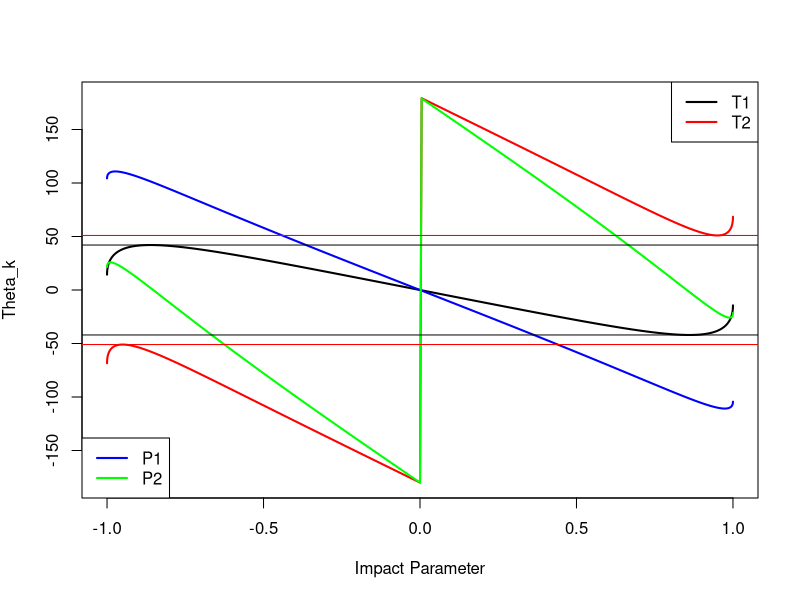
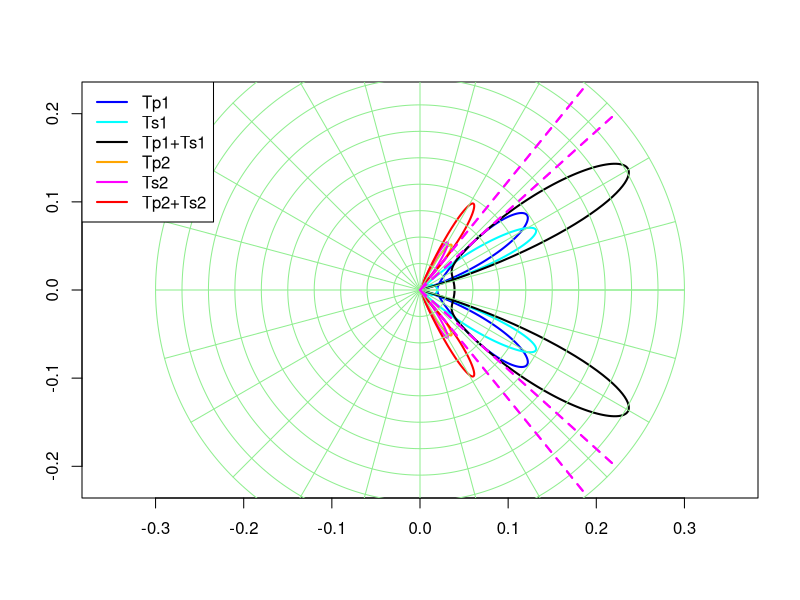

Recreate these plots in R, in order.
#-------------------------------------------------------------------------------
# FATOR GEOMETRICO
#-------------------------------------------------------------------------------
# Angulos
Dk<-function(th,n,k,reduce=TRUE){
   ph<-asin(sin(th)/n)
   dk<-th+(k+1)*(pi-2*ph)
   if(reduce){
      s<-sign(dk)
      dk<-abs(dk)%%(2*pi)
      dk<-ifelse(dk>pi,dk-2*pi,dk)
      dk<-s*dk
   }
   return(dk)
}
Pk<-function(th,n,k,reduce=TRUE){
   ph<-asin(sin(th)/n)
   pk<-2*th+(k+1)*(pi-2*ph)
   if(reduce){
      s<-sign(pk)
      pk<-abs(pk)%%(2*pi)
      pk<-ifelse(pk>pi,pk-2*pi,pk)
      pk<-s*pk
   }
   return(pk)
}
#-------------------------------------------------------------------------------
DkE<-function(n,k){
   dke<-acos(sqrt((n**2-1)/(k*(k+2))))
   return(dke*c(-1,1))
}
#-------------------------------------------------------------------------------
# REFLECTION COEFFICIENTS
#-------------------------------------------------------------------------------
Tpk<-function(th,n,k){
   ph<-asin(sin(th)/n)
   r<-sin(th-ph)/sin(th+ph)
   r<-r**2
   rpk<-((1-r)**2)*(r**k)
}
Tsk<-function(th,n,k){
   ph<-asin(sin(th)/n)
   r<-tan(th-ph)/tan(th+ph)
   r<-r**2
   rpk<-((1-r)**2)*(r**k)
}
#-------------------------------------------------------------------------------
ko<-1
dth<-pi/600
th<-seq(-pi/2,pi/2,dth)
P1<-Pk(th,4/3,ko,reduce=TRUE)
P2<-Pk(th,4/3,ko+1,reduce=TRUE)
D1<-Dk(th,4/3,ko,reduce=TRUE)
D2<-Dk(th,4/3,ko+1,reduce=TRUE)
# Angles
uk1<-DkE(4/3,ko  )
uk2<-DkE(4/3,ko+1)
tk1<-Pk(uk1,4/3,ko  )
tk2<-Pk(uk2,4/3,ko+1)
#-------------------------------------------------------------------------------
# DRAW
#-------------------------------------------------------------------------------
#pdf("Pk.pdf")
plot(  sin(th),P1*180/pi,type='l',lwd=2,ylim=range(180*c(-1,1)),
       xlab="Impact Parameter",ylab=expression(Theta_k))
points(sin(th),P2*180/pi,type='l',lwd=2,col='red')
points(sin(th),D1*180/pi,type='l',lwd=2,col='blue')
points(sin(th),D2*180/pi,type='l',lwd=2,col='green')
#legend("topleft",c("T1","T2","P1","P2"),col=c("black","red","blue","green"),lty=1)
legend("bottomleft",c("P1","P2"),col=c("blue","green"),lty=1,lwd=2)
legend("topright",c("T1","T2"),col=c("black","red"),lty=1,lwd=2)
abline(h=tk1*180/pi)
abline(h=tk2*180/pi,col='red')
#dev.off()
#-------------------------------------------------------------------------------
# REFLECTION COEFFICIENTS
#-------------------------------------------------------------------------------
#-------------------------------------------------------------------------------
TH1<-Pk(th,4/3,ko  )
TH2<-Pk(th,4/3,ko+1)
#-------------------------------------------------------------------------------
Tp1<-Tpk(th,4/3,ko  )
Tp2<-Tpk(th,4/3,ko+1)
Ts1<-Tsk(th,4/3,ko  )
Ts2<-Tsk(th,4/3,ko+1)
T1<-Tp1+Ts1
T2<-Tp2+Ts2
#-------------------------------------------------------------------------------
#DRAW
#-------------------------------------------------------------------------------
#plot(  TH1*180/pi,u1,type='l',ylim=range(c(u1,u2,v1,v2,u,v)),xlim=180*c(-1,1))
#points(TH1*180/pi,v1,type='l',col='cyan')
#points(TH1*180/pi,i1,type='l',col='blue',lty=2)
#points(TH2*180/pi,u2,type='l',col='red')
#points(TH2*180/pi,v2,type='l',col='magenta')
#points(TH2*180/pi,i2,type='l',col='green',lty=2)
#abline(v=tk1*180/pi,col='blue')
#abline(v=tk2*180/pi,col='green')
c1<-cos(TH1)
s1<-sin(TH1)
c2<-cos(TH2)
s2<-sin(TH2)
thj<-seq(-pi,pi,pi/200)
rjm<-.3
dr<-rjm/10
rj<-seq(dr,.3,dr)
#-------------------------------------------------------------------------------
#DRAW
#-------------------------------------------------------------------------------
pdf("ReflectionCoeff.pdf")
plot(  cbind(c1,s1)*Tp1,type='l',lwd=2,asp=1,
       xlim=.8*max(c(T1,T2))*c(-1,1),ylim=.8*max(c(T1,T2))*c(-1,1),
       xlab='',ylab='',col='blue')
points(cbind(c1,s1)*Ts1,type='l',lwd=2,col='cyan')       
points(cbind(c1,s1)*T1,type='l',lwd=2,col='black') 
points(cbind(c2,s2)*Tp2,type='l',lwd=2,col='orange')        
points(cbind(c2,s2)*Ts2,type='l',lwd=2,col='magenta')    
points(cbind(c2,s2)*T2,type='l',lwd=2,col='red')
points(rjm*c(0,cos(tk1[1])),rjm*c(0,sin(tk1[1])),type='l',col='magenta',lwd=2,lty=2)
points(rjm*c(0,cos(tk1[2])),rjm*c(0,sin(tk1[2])),type='l',col='magenta',lwd=2,lty=2)
points(rjm*c(0,cos(tk2[1])),rjm*c(0,sin(tk2[1])),type='l',col='magenta',lwd=2,lty=2)
points(rjm*c(0,cos(tk2[2])),rjm*c(0,sin(tk2[2])),type='l',col='magenta',lwd=2,lty=2)
#-------------------------------------------------------------------------------
for(i in rj){
   points(i*cbind(cos(thj),sin(thj)),col='lightgreen',type='l')
}
rjm<-max(rj)
for(t in seq(0,360,15)*pi/180){
   points(rjm*c(0,cos(t)),rjm*c(0,sin(t)),type='l',col='lightgreen')
}
points(rjm*c(0,cos(tk1[1])),rjm*c(0,sin(tk1[1])),type='l',col='magenta',lwd=2,lty=2)
points(rjm*c(0,cos(tk1[2])),rjm*c(0,sin(tk1[2])),type='l',col='magenta',lwd=2,lty=2)
points(rjm*c(0,cos(tk2[1])),rjm*c(0,sin(tk2[1])),type='l',col='magenta',lwd=2,lty=2)
points(rjm*c(0,cos(tk2[2])),rjm*c(0,sin(tk2[2])),type='l',col='magenta',lwd=2,lty=2)
#-------------------------------------------------------------------------------
legend("topleft",c("Tp1","Ts1","Tp1+Ts1","Tp2","Ts2","Tp2+Ts2"),
              col=c("blue","cyan","black","orange","magenta","red"),
              lty=1,lwd=2)#,pch=c(1,1,3,3,4,4))
dev.off()
